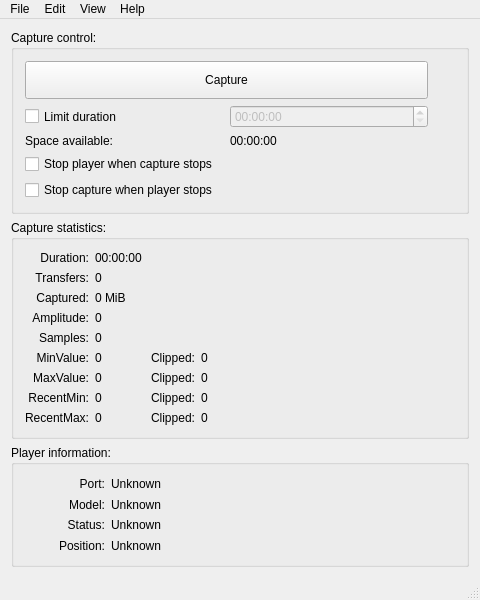
<?xml version="1.0" encoding="UTF-8"?>
<ui version="4.0">
 <class>MainWindow</class>
 <widget class="QMainWindow" name="MainWindow">
  <property name="geometry">
   <rect>
    <x>0</x>
    <y>0</y>
    <width>480</width>
    <height>600</height>
   </rect>
  </property>
  <property name="minimumSize">
   <size>
    <width>480</width>
    <height>600</height>
   </size>
  </property>
  <property name="windowTitle">
   <string>Domesday Duplicator</string>
  </property>
  <property name="windowIcon">
   <iconset resource="resources.qrc">
    <normaloff>:/graphics/ApplicationIcon/Graphics/ApplicationIcon/DomesdayDuplicator_128x128.png</normaloff>:/graphics/ApplicationIcon/Graphics/ApplicationIcon/DomesdayDuplicator_128x128.png</iconset>
  </property>
  <widget class="QWidget" name="centralWidget">
   <layout class="QVBoxLayout" name="verticalLayout">
    <item>
     <widget class="QGroupBox" name="captureControlGroupBox">
      <property name="sizePolicy">
       <sizepolicy hsizetype="Preferred" vsizetype="Preferred">
        <horstretch>0</horstretch>
        <verstretch>60</verstretch>
       </sizepolicy>
      </property>
      <property name="minimumSize">
       <size>
        <width>0</width>
        <height>0</height>
       </size>
      </property>
      <property name="title">
       <string>Capture control:</string>
      </property>
      <layout class="QHBoxLayout" name="captureControlHorizontalLayout">
       <property name="spacing">
        <number>20</number>
       </property>
       <item>
        <layout class="QVBoxLayout" name="captureControlVerticalLayout">
         <property name="spacing">
          <number>6</number>
         </property>
         <item>
          <widget class="QPushButton" name="capturePushButton">
           <property name="sizePolicy">
            <sizepolicy hsizetype="Expanding" vsizetype="Expanding">
             <horstretch>0</horstretch>
             <verstretch>0</verstretch>
            </sizepolicy>
           </property>
           <property name="minimumSize">
            <size>
             <width>0</width>
             <height>0</height>
            </size>
           </property>
           <property name="text">
            <string>Capture</string>
           </property>
          </widget>
         </item>
         <item>
          <layout class="QGridLayout" name="captureControlGridLayout">
           <item row="2" column="0" colspan="2">
            <widget class="QCheckBox" name="stopPlayerWhenCaptureStops">
             <property name="text">
              <string>Stop player when capture stops</string>
             </property>
            </widget>
           </item>
           <item row="1" column="1">
            <widget class="QLabel" name="spaceAvailableLabel">
             <property name="sizePolicy">
              <sizepolicy hsizetype="Preferred" vsizetype="Expanding">
               <horstretch>0</horstretch>
               <verstretch>0</verstretch>
              </sizepolicy>
             </property>
             <property name="text">
              <string>00:00:00</string>
             </property>
            </widget>
           </item>
           <item row="0" column="1">
            <widget class="QTimeEdit" name="durationLimitTimeEdit">
             <property name="enabled">
              <bool>false</bool>
             </property>
             <property name="sizePolicy">
              <sizepolicy hsizetype="Preferred" vsizetype="Expanding">
               <horstretch>0</horstretch>
               <verstretch>0</verstretch>
              </sizepolicy>
             </property>
             <property name="displayFormat">
              <string>HH:mm:ss</string>
             </property>
            </widget>
           </item>
           <item row="0" column="0">
            <widget class="QCheckBox" name="limitDurationCheckBox">
             <property name="sizePolicy">
              <sizepolicy hsizetype="Preferred" vsizetype="Preferred">
               <horstretch>0</horstretch>
               <verstretch>0</verstretch>
              </sizepolicy>
             </property>
             <property name="text">
              <string>Limit duration</string>
             </property>
            </widget>
           </item>
           <item row="1" column="0">
            <widget class="QLabel" name="spaceAvailablePreLabel">
             <property name="text">
              <string>Space available:</string>
             </property>
            </widget>
           </item>
           <item row="3" column="0" colspan="2">
            <widget class="QCheckBox" name="stopCaptureWhenPlayerStops">
             <property name="text">
              <string>Stop capture when player stops</string>
             </property>
            </widget>
           </item>
          </layout>
         </item>
        </layout>
       </item>
       <item>
        <widget class="QLabel" name="dddLogoLabel">
         <property name="text">
          <string/>
         </property>
         <property name="pixmap">
          <pixmap resource="resources.qrc">:/graphics/logo/Graphics/Domesday Duplicator logo colour 150px.png</pixmap>
         </property>
         <property name="alignment">
          <set>Qt::AlignmentFlag::AlignCenter</set>
         </property>
         <property name="margin">
          <number>0</number>
         </property>
        </widget>
       </item>
      </layout>
     </widget>
    </item>
    <item>
     <widget class="QGroupBox" name="captureStatsGroupBox">
      <property name="sizePolicy">
       <sizepolicy hsizetype="Preferred" vsizetype="Preferred">
        <horstretch>0</horstretch>
        <verstretch>40</verstretch>
       </sizepolicy>
      </property>
      <property name="minimumSize">
       <size>
        <width>0</width>
        <height>0</height>
       </size>
      </property>
      <property name="maximumSize">
       <size>
        <width>16777215</width>
        <height>16777215</height>
       </size>
      </property>
      <property name="title">
       <string>Capture statistics:</string>
      </property>
      <layout class="QHBoxLayout" name="captureStatsHorizontalLayout">
       <item>
        <layout class="QGridLayout" name="captureStatsGridLayout" columnstretch="0,0,0,0">
         <item row="7" column="3">
          <widget class="QLabel" name="recentMinValueClippedLabel">
           <property name="text">
            <string>0</string>
           </property>
          </widget>
         </item>
         <item row="5" column="3">
          <widget class="QLabel" name="minValueClippedLabel">
           <property name="minimumSize">
            <size>
             <width>50</width>
             <height>0</height>
            </size>
           </property>
           <property name="text">
            <string>0</string>
           </property>
          </widget>
         </item>
         <item row="7" column="2">
          <widget class="QLabel" name="recentMinValueClippedPreLabel">
           <property name="text">
            <string>Clipped:</string>
           </property>
           <property name="alignment">
            <set>Qt::AlignmentFlag::AlignRight|Qt::AlignmentFlag::AlignTrailing|Qt::AlignmentFlag::AlignVCenter</set>
           </property>
          </widget>
         </item>
         <item row="7" column="0">
          <widget class="QLabel" name="recentMinValuePreLabel">
           <property name="text">
            <string>RecentMin:</string>
           </property>
           <property name="alignment">
            <set>Qt::AlignmentFlag::AlignRight|Qt::AlignmentFlag::AlignTrailing|Qt::AlignmentFlag::AlignVCenter</set>
           </property>
          </widget>
         </item>
         <item row="5" column="0">
          <widget class="QLabel" name="minValuePreLabel">
           <property name="text">
            <string>MinValue:</string>
           </property>
           <property name="alignment">
            <set>Qt::AlignmentFlag::AlignRight|Qt::AlignmentFlag::AlignTrailing|Qt::AlignmentFlag::AlignVCenter</set>
           </property>
          </widget>
         </item>
         <item row="2" column="0">
          <widget class="QLabel" name="dataCapturedPreLabel">
           <property name="minimumSize">
            <size>
             <width>0</width>
             <height>0</height>
            </size>
           </property>
           <property name="text">
            <string>Captured:</string>
           </property>
           <property name="alignment">
            <set>Qt::AlignmentFlag::AlignRight|Qt::AlignmentFlag::AlignTrailing|Qt::AlignmentFlag::AlignVCenter</set>
           </property>
          </widget>
         </item>
         <item row="5" column="2">
          <widget class="QLabel" name="minValueClippedPreLabel">
           <property name="text">
            <string>Clipped:</string>
           </property>
           <property name="alignment">
            <set>Qt::AlignmentFlag::AlignRight|Qt::AlignmentFlag::AlignTrailing|Qt::AlignmentFlag::AlignVCenter</set>
           </property>
          </widget>
         </item>
         <item row="3" column="0">
          <widget class="QLabel" name="meanAmplitudePreLabel">
           <property name="minimumSize">
            <size>
             <width>0</width>
             <height>0</height>
            </size>
           </property>
           <property name="text">
            <string>Amplitude:</string>
           </property>
           <property name="alignment">
            <set>Qt::AlignmentFlag::AlignRight|Qt::AlignmentFlag::AlignTrailing|Qt::AlignmentFlag::AlignVCenter</set>
           </property>
          </widget>
         </item>
         <item row="0" column="1" colspan="3">
          <widget class="QLabel" name="durationLabel">
           <property name="sizePolicy">
            <sizepolicy hsizetype="Expanding" vsizetype="Preferred">
             <horstretch>0</horstretch>
             <verstretch>0</verstretch>
            </sizepolicy>
           </property>
           <property name="text">
            <string>00:00:00</string>
           </property>
          </widget>
         </item>
         <item row="6" column="2">
          <widget class="QLabel" name="maxValueClippedPreLabel">
           <property name="text">
            <string>Clipped:</string>
           </property>
           <property name="alignment">
            <set>Qt::AlignmentFlag::AlignRight|Qt::AlignmentFlag::AlignTrailing|Qt::AlignmentFlag::AlignVCenter</set>
           </property>
          </widget>
         </item>
         <item row="6" column="3">
          <widget class="QLabel" name="maxValueClippedLabel">
           <property name="text">
            <string>0</string>
           </property>
          </widget>
         </item>
         <item row="7" column="1">
          <widget class="QLabel" name="recentMinValueLabel">
           <property name="text">
            <string>0</string>
           </property>
          </widget>
         </item>
         <item row="4" column="0">
          <widget class="QLabel" name="sampleCountPreLabel">
           <property name="text">
            <string>Samples:</string>
           </property>
           <property name="alignment">
            <set>Qt::AlignmentFlag::AlignRight|Qt::AlignmentFlag::AlignTrailing|Qt::AlignmentFlag::AlignVCenter</set>
           </property>
          </widget>
         </item>
         <item row="5" column="1">
          <widget class="QLabel" name="minValueLabel">
           <property name="minimumSize">
            <size>
             <width>50</width>
             <height>0</height>
            </size>
           </property>
           <property name="text">
            <string>0</string>
           </property>
          </widget>
         </item>
         <item row="8" column="2">
          <widget class="QLabel" name="recentMaxValueClippedPreLabel">
           <property name="text">
            <string>Clipped:</string>
           </property>
           <property name="alignment">
            <set>Qt::AlignmentFlag::AlignRight|Qt::AlignmentFlag::AlignTrailing|Qt::AlignmentFlag::AlignVCenter</set>
           </property>
          </widget>
         </item>
         <item row="1" column="0">
          <widget class="QLabel" name="numberOfTransfersPreLabel">
           <property name="minimumSize">
            <size>
             <width>0</width>
             <height>0</height>
            </size>
           </property>
           <property name="text">
            <string>Transfers:</string>
           </property>
           <property name="alignment">
            <set>Qt::AlignmentFlag::AlignRight|Qt::AlignmentFlag::AlignTrailing|Qt::AlignmentFlag::AlignVCenter</set>
           </property>
          </widget>
         </item>
         <item row="2" column="1" colspan="3">
          <widget class="QLabel" name="dataCapturedLabel">
           <property name="sizePolicy">
            <sizepolicy hsizetype="Expanding" vsizetype="Preferred">
             <horstretch>0</horstretch>
             <verstretch>0</verstretch>
            </sizepolicy>
           </property>
           <property name="text">
            <string>0 MiB</string>
           </property>
          </widget>
         </item>
         <item row="4" column="1" colspan="3">
          <widget class="QLabel" name="sampleCountLabel">
           <property name="minimumSize">
            <size>
             <width>80</width>
             <height>0</height>
            </size>
           </property>
           <property name="text">
            <string>0</string>
           </property>
          </widget>
         </item>
         <item row="8" column="0">
          <widget class="QLabel" name="recentMaxValuePreLabel">
           <property name="text">
            <string>RecentMax:</string>
           </property>
           <property name="alignment">
            <set>Qt::AlignmentFlag::AlignRight|Qt::AlignmentFlag::AlignTrailing|Qt::AlignmentFlag::AlignVCenter</set>
           </property>
          </widget>
         </item>
         <item row="3" column="1" colspan="3">
          <widget class="QLabel" name="meanAmplitudeLabel">
           <property name="sizePolicy">
            <sizepolicy hsizetype="Expanding" vsizetype="Preferred">
             <horstretch>0</horstretch>
             <verstretch>0</verstretch>
            </sizepolicy>
           </property>
           <property name="text">
            <string>0</string>
           </property>
          </widget>
         </item>
         <item row="6" column="0">
          <widget class="QLabel" name="maxValuePreLabel">
           <property name="text">
            <string>MaxValue:</string>
           </property>
           <property name="alignment">
            <set>Qt::AlignmentFlag::AlignRight|Qt::AlignmentFlag::AlignTrailing|Qt::AlignmentFlag::AlignVCenter</set>
           </property>
          </widget>
         </item>
         <item row="0" column="0">
          <widget class="QLabel" name="durationPreLabel">
           <property name="minimumSize">
            <size>
             <width>0</width>
             <height>0</height>
            </size>
           </property>
           <property name="text">
            <string>Duration:</string>
           </property>
           <property name="alignment">
            <set>Qt::AlignmentFlag::AlignRight|Qt::AlignmentFlag::AlignTrailing|Qt::AlignmentFlag::AlignVCenter</set>
           </property>
          </widget>
         </item>
         <item row="8" column="1">
          <widget class="QLabel" name="recentMaxValueLabel">
           <property name="text">
            <string>0</string>
           </property>
          </widget>
         </item>
         <item row="8" column="3">
          <widget class="QLabel" name="recentMaxValueClippedLabel">
           <property name="text">
            <string>0</string>
           </property>
          </widget>
         </item>
         <item row="6" column="1">
          <widget class="QLabel" name="maxValueLabel">
           <property name="text">
            <string>0</string>
           </property>
          </widget>
         </item>
         <item row="1" column="1" colspan="3">
          <widget class="QLabel" name="numberOfTransfersLabel">
           <property name="sizePolicy">
            <sizepolicy hsizetype="Expanding" vsizetype="Preferred">
             <horstretch>0</horstretch>
             <verstretch>0</verstretch>
            </sizepolicy>
           </property>
           <property name="text">
            <string>0</string>
           </property>
          </widget>
         </item>
        </layout>
       </item>
       <item>
        <widget class="AmplitudeMeasurement" name="am" native="true">
         <property name="minimumSize">
          <size>
           <width>180</width>
           <height>0</height>
          </size>
         </property>
        </widget>
       </item>
      </layout>
     </widget>
    </item>
    <item>
     <widget class="QGroupBox" name="playerInfoGroupBox">
      <property name="enabled">
       <bool>true</bool>
      </property>
      <property name="sizePolicy">
       <sizepolicy hsizetype="Preferred" vsizetype="Preferred">
        <horstretch>0</horstretch>
        <verstretch>40</verstretch>
       </sizepolicy>
      </property>
      <property name="minimumSize">
       <size>
        <width>0</width>
        <height>0</height>
       </size>
      </property>
      <property name="maximumSize">
       <size>
        <width>16777215</width>
        <height>16777215</height>
       </size>
      </property>
      <property name="title">
       <string>Player information:</string>
      </property>
      <layout class="QHBoxLayout" name="playerInfoHorizontalLayout">
       <item>
        <layout class="QGridLayout" name="playerInfoGridLayout" columnminimumwidth="80,0">
         <item row="0" column="0">
          <widget class="QLabel" name="playerPortPreLabel">
           <property name="minimumSize">
            <size>
             <width>0</width>
             <height>0</height>
            </size>
           </property>
           <property name="text">
            <string>Port:</string>
           </property>
           <property name="alignment">
            <set>Qt::AlignmentFlag::AlignRight|Qt::AlignmentFlag::AlignTrailing|Qt::AlignmentFlag::AlignVCenter</set>
           </property>
          </widget>
         </item>
         <item row="0" column="1">
          <widget class="QLabel" name="playerPortLabel">
           <property name="sizePolicy">
            <sizepolicy hsizetype="Expanding" vsizetype="Preferred">
             <horstretch>0</horstretch>
             <verstretch>0</verstretch>
            </sizepolicy>
           </property>
           <property name="text">
            <string>Unknown</string>
           </property>
          </widget>
         </item>
         <item row="1" column="0">
          <widget class="QLabel" name="playerModelPreLabel">
           <property name="minimumSize">
            <size>
             <width>0</width>
             <height>0</height>
            </size>
           </property>
           <property name="text">
            <string>Model:</string>
           </property>
           <property name="alignment">
            <set>Qt::AlignmentFlag::AlignRight|Qt::AlignmentFlag::AlignTrailing|Qt::AlignmentFlag::AlignVCenter</set>
           </property>
          </widget>
         </item>
         <item row="1" column="1">
          <widget class="QLabel" name="playerModelLabel">
           <property name="sizePolicy">
            <sizepolicy hsizetype="Expanding" vsizetype="Preferred">
             <horstretch>0</horstretch>
             <verstretch>0</verstretch>
            </sizepolicy>
           </property>
           <property name="text">
            <string>Unknown</string>
           </property>
          </widget>
         </item>
         <item row="2" column="0">
          <widget class="QLabel" name="playerStatusPreLabel">
           <property name="minimumSize">
            <size>
             <width>0</width>
             <height>0</height>
            </size>
           </property>
           <property name="text">
            <string>Status:</string>
           </property>
           <property name="alignment">
            <set>Qt::AlignmentFlag::AlignRight|Qt::AlignmentFlag::AlignTrailing|Qt::AlignmentFlag::AlignVCenter</set>
           </property>
          </widget>
         </item>
         <item row="2" column="1">
          <widget class="QLabel" name="playerStatusLabel">
           <property name="sizePolicy">
            <sizepolicy hsizetype="Expanding" vsizetype="Preferred">
             <horstretch>0</horstretch>
             <verstretch>0</verstretch>
            </sizepolicy>
           </property>
           <property name="text">
            <string>Unknown</string>
           </property>
          </widget>
         </item>
         <item row="3" column="0">
          <widget class="QLabel" name="playerPositionPreLabel">
           <property name="minimumSize">
            <size>
             <width>0</width>
             <height>0</height>
            </size>
           </property>
           <property name="text">
            <string>Position:</string>
           </property>
           <property name="alignment">
            <set>Qt::AlignmentFlag::AlignRight|Qt::AlignmentFlag::AlignTrailing|Qt::AlignmentFlag::AlignVCenter</set>
           </property>
          </widget>
         </item>
         <item row="3" column="1">
          <widget class="QLabel" name="playerPositionLabel">
           <property name="sizePolicy">
            <sizepolicy hsizetype="Expanding" vsizetype="Preferred">
             <horstretch>0</horstretch>
             <verstretch>0</verstretch>
            </sizepolicy>
           </property>
           <property name="text">
            <string>Unknown</string>
           </property>
          </widget>
         </item>
        </layout>
       </item>
      </layout>
     </widget>
    </item>
   </layout>
  </widget>
  <widget class="QMenuBar" name="menuBar">
   <property name="geometry">
    <rect>
     <x>0</x>
     <y>0</y>
     <width>480</width>
     <height>21</height>
    </rect>
   </property>
   <widget class="QMenu" name="menuFile">
    <property name="title">
     <string>File</string>
    </property>
    <addaction name="actionExit"/>
   </widget>
   <widget class="QMenu" name="menuEdit">
    <property name="title">
     <string>Edit</string>
    </property>
    <addaction name="actionTest_mode"/>
    <addaction name="actionAnalyse_test_data"/>
    <addaction name="actionPreferences"/>
   </widget>
   <widget class="QMenu" name="menuView">
    <property name="title">
     <string>View</string>
    </property>
    <addaction name="actionAdvanced_naming"/>
    <addaction name="actionPlayer_remote"/>
    <addaction name="actionAutomatic_capture"/>
   </widget>
   <widget class="QMenu" name="menuHelp">
    <property name="title">
     <string>Help</string>
    </property>
    <addaction name="actionAbout"/>
   </widget>
   <addaction name="menuFile"/>
   <addaction name="menuEdit"/>
   <addaction name="menuView"/>
   <addaction name="menuHelp"/>
  </widget>
  <widget class="QStatusBar" name="statusBar"/>
  <action name="actionExit">
   <property name="text">
    <string>Exit</string>
   </property>
  </action>
  <action name="actionPreferences">
   <property name="text">
    <string>Preferences</string>
   </property>
  </action>
  <action name="actionPlayer_remote">
   <property name="text">
    <string>Player remote and commands</string>
   </property>
  </action>
  <action name="actionLog_file">
   <property name="text">
    <string>Log file</string>
   </property>
  </action>
  <action name="actionAbout">
   <property name="text">
    <string>About</string>
   </property>
  </action>
  <action name="actionTest_mode">
   <property name="checkable">
    <bool>true</bool>
   </property>
   <property name="text">
    <string>Test mode</string>
   </property>
  </action>
  <action name="actionAutomatic_capture">
   <property name="text">
    <string>Automatic capture</string>
   </property>
  </action>
  <action name="actionAdvanced_naming">
   <property name="text">
    <string>Advanced naming and metadata</string>
   </property>
  </action>
  <action name="actionAnalyse_test_data">
   <property name="text">
    <string>Analyse test data...</string>
   </property>
   <property name="toolTip">
    <string>Check a capture taken in test mode for sequence breaks</string>
   </property>
  </action>
 </widget>
 <layoutdefault spacing="6" margin="11"/>
 <customwidgets>
  <customwidget>
   <class>AmplitudeMeasurement</class>
   <extends>QWidget</extends>
   <header>amplitudemeasurement.h</header>
   <container>1</container>
  </customwidget>
 </customwidgets>
 <tabstops>
  <tabstop>capturePushButton</tabstop>
  <tabstop>limitDurationCheckBox</tabstop>
  <tabstop>durationLimitTimeEdit</tabstop>
 </tabstops>
 <resources>
  <include location="resources.qrc"/>
 </resources>
 <connections/>
</ui>
